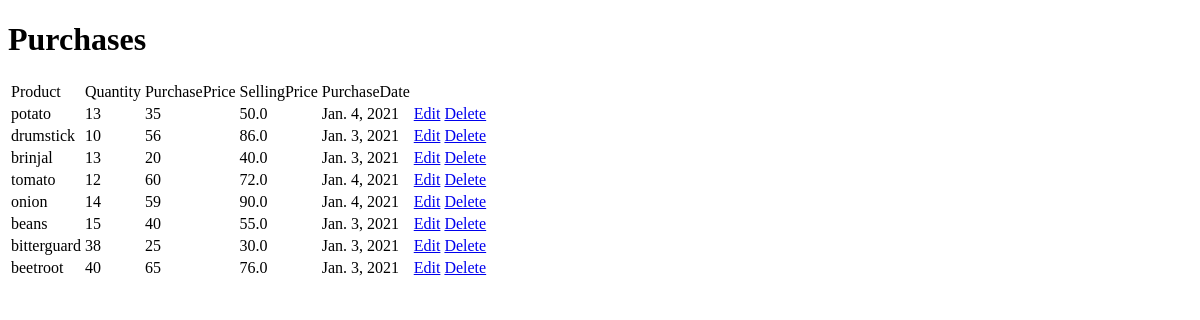
The app's page /billing/listpurchases, older data.
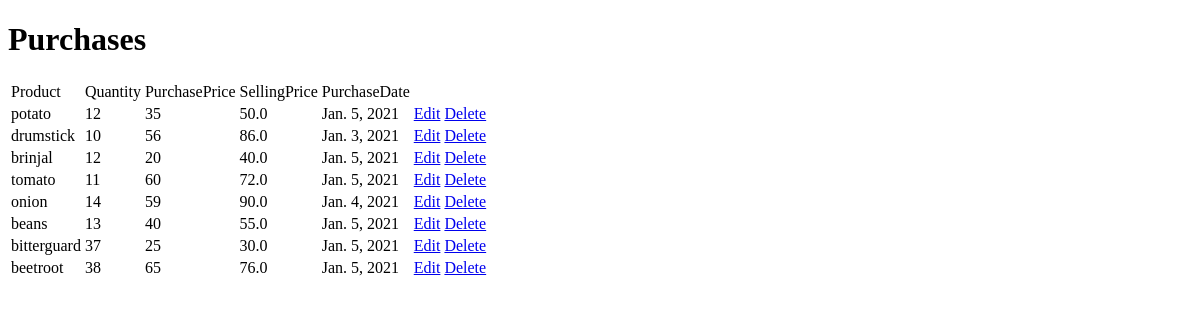
The same page, newer data.
### billing/models.py (models this page shows, shortened)
class Purchase(models.Model):
    product=models.ForeignKey(Products,on_delete=models.CASCADE)
    qty=models.IntegerField(null=False)
    purchase_price=models.IntegerField(null=False)
    selling_price=models.FloatField(null=False)
    purchase_date=models.DateField(auto_now=True)

class Products(models.Model):
    product_name=models.CharField(max_length=120,unique=True)
    def __str__(self):
        return self.product_name

### billing/views.py (the view)
# urls.py: path('listpurchases',ListPurchases.as_view(),name="listpurchases"),
class ListPurchases(TemplateView):
    model=Purchase
    template_name = "billing/list_purchases.html"
    context={}
    def get_query_set(self):
        return self.model.objects.all()
    def get(self, request, *args, **kwargs):
        self.context["purchases"]=self.get_query_set()
        return render(request,self.template_name,self.context)

### billing/templates/billing/list_purchases.html (shortened to what this page needs)
<!DOCTYPE html>
<html lang="en">
<head>
</head>
<body>
<h1>Purchases</h1>
<table>
<tr>
    <td>Product</td>
    <td>Quantity</td>
    <td>PurchasePrice</td>
    <td>SellingPrice</td>
    <td>PurchaseDate</td>
</tr>
{% for purchase in purchases %}
<tr>
<td>{{purchase.product}}</td>
    <td>{{purchase.qty}}</td>
    <td>{{purchase.purchase_price}}</td>
    <td>{{purchase.selling_price}}</td>
    <td>{{purchase.purchase_date}}</td>
    <td><a href="{%url 'editpurchase' purchase.id %}">Edit</a></td>
    <td><a href="{%url 'deletepurchase' purchase.id %}">Delete</a></td>
    </tr>
{% endfor %}
    </table>
</body>
</html>

Row changes from the older to the newer data that the page shows:
changed Purchase "potato": qty "13" → "12"; purchase_date "Jan. 4, 2021" → "Jan. 5, 2021"
changed Purchase "brinjal": qty "13" → "12"; purchase_date "Jan. 3, 2021" → "Jan. 5, 2021"
changed Purchase "tomato": qty "12" → "11"; purchase_date "Jan. 4, 2021" → "Jan. 5, 2021"
changed Purchase "beans": qty "15" → "13"; purchase_date "Jan. 3, 2021" → "Jan. 5, 2021"
changed Purchase "bitterguard": qty "38" → "37"; purchase_date "Jan. 3, 2021" → "Jan. 5, 2021"
changed Purchase "beetroot": qty "40" → "38"; purchase_date "Jan. 3, 2021" → "Jan. 5, 2021"
